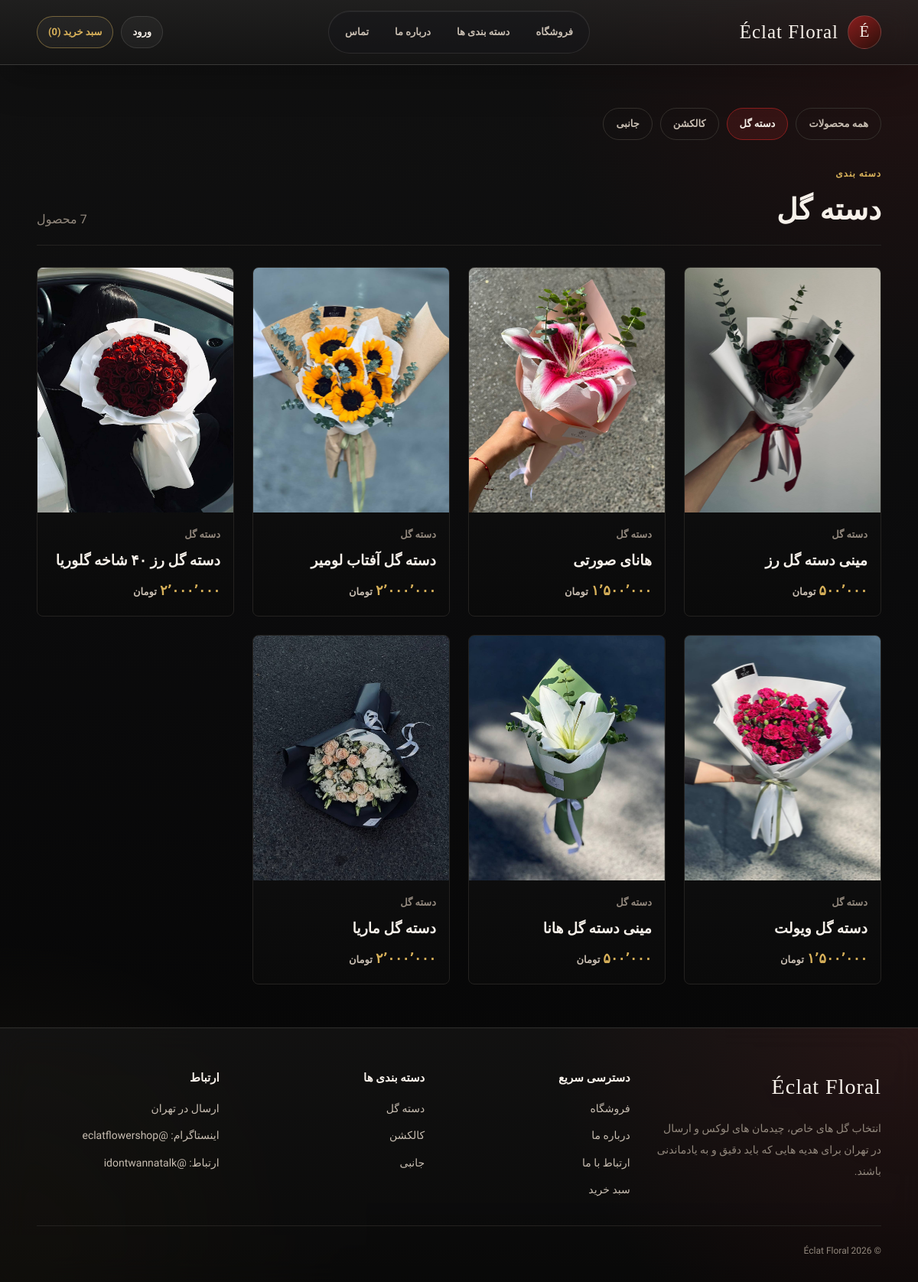
/category/Botanical/, run on the app's committed database.
### shop/models.py (models this page shows, shortened)
class Category(models.Model):
    name = models.CharField(max_length=200, verbose_name="نام دسته‌بندی")
    slug = models.SlugField(max_length=200, unique=True, verbose_name="آدرس کوتاه")
    parent = models.ForeignKey(
        'self',
        on_delete=models.CASCADE,
        null=True,
        blank=True,
        related_name='children',
        verbose_name="دسته‌بندی مادر",
    )
    class Meta:
        ordering = ['name']
        verbose_name = "دسته‌بندی"
        verbose_name_plural = "دسته‌بندی‌ها"
    def get_absolute_url(self):
        return reverse('shop:product_list_by_category', args=[self.slug])

class Product(models.Model):
    category = models.ForeignKey(Category, related_name='products', on_delete=models.CASCADE, verbose_name="دسته‌بندی")
    name = models.CharField(max_length=200, verbose_name="نام محصول")
    slug = models.SlugField(max_length=200, unique=True, verbose_name="آدرس کوتاه")
    description = models.TextField(blank=True, verbose_name="توضیحات")
    price = models.DecimalField(max_digits=10, decimal_places=2, verbose_name="قیمت")
    image = models.ImageField(upload_to='products/%Y/%m/%d', blank=True, verbose_name="عکس محصول")
    stock = models.PositiveIntegerField(verbose_name="موجودی انبار")
    available = models.BooleanField(default=True, verbose_name="قابل نمایش در سایت")
    created = models.DateTimeField(auto_now_add=True, verbose_name="تاریخ ایجاد")
    updated = models.DateTimeField(auto_now=True, verbose_name="آخرین ویرایش")
    class Meta:
        ordering = ('-created',)
        verbose_name = "محصول"
        verbose_name_plural = "محصولات"

### shop/views.py (the view)
# urls.py: path('', views.product_list, name='product_list'),
def product_list(request, category_slug=None):
    category = None
    products = Product.objects.filter(available=True)
    if category_slug:
        category = get_object_or_404(Category, slug=category_slug)
        products = products.filter(category=category)
    return render(request, 'shop/product_list.html', {
        'category': category,
        'products': products,
    })

### basket/context_processors.py (called while the page is built)
def basket(request):
    return {'basket': Basket(request)}

### cart/cart.py (called while the page is built)
    def __len__(self):
        return sum(item['quantity'] for item in self.cart.values())

### cart/context_processors.py (called while the page is built)
def cart(request):
    return {'cart': Cart(request)}

### shop/context_processors.py (called while the page is built)
def category_list(request):
    category_order = Case(
        When(name='دسته گل', then=Value(0)),
        When(name='کالکشن', then=Value(1)),
        When(name='جانبی', then=Value(2)),
        default=Value(3),
        output_field=IntegerField(),
    )
    categories = Category.objects.filter(parent__isnull=True).order_by(category_order, 'name')
    return {'categories': categories}

### shop/price_utils.py (called while the page is built)
def normalize_price(value):
    if value in (None, ''):
        return None
    try:
        decimal_value = Decimal(str(value).replace(',', '').replace('٬', '').strip())
    except (InvalidOperation, AttributeError, ValueError):
        return None
    return decimal_value

def format_price_value(value):
    normalized = normalize_price(value)
    if normalized is None:
        return ''
    sign = '-' if normalized < 0 else ''
    normalized = abs(normalized)
    integer_part = int(normalized)
    fraction_part = normalized - integer_part
    formatted = f'{integer_part:,}'.replace(',', PERSIAN_SEPARATOR)
    if fraction_part:
        fraction = format(fraction_part.normalize(), 'f').split('.', 1)[1]
        formatted = f'{formatted}{PERSIAN_DECIMAL_SEPARATOR}{fraction}'
    formatted = f'{sign}{formatted}'
    return formatted.translate(PERSIAN_DIGITS)

### shop/templatetags/price_filters.py (called while the page is built)
@register.filter
def format_price(value):
    return format_price_value(value)

### shop/Templates/Shop/product_list.html (shortened to what this page needs)
{% extends "shop/base.html" %}
{% load price_filters %}
{% block content %}
<div class="page-shell">
    <nav class="category-strip" aria-label="دسته بندی محصولات">
        <a class="category-chip {% if not category %}active{% endif %}" href="{% url 'shop:product_list' %}">همه محصولات</a>
        {% for item in categories %}
            <a class="category-chip {% if category.id == item.id %}active{% endif %}" href="{{ item.get_absolute_url }}">{{ item.name }}</a>
        {% endfor %}
    </nav>
    <section id="products">
        <div class="page-head">
            <div>
                <span class="eyebrow">{% if category %}دسته بندی{% else %}فروشگاه{% endif %}</span>
                <h2>{% if category %}{{ category.name }}{% else %}محصولات منتخب{% endif %}</h2>
            </div>
            <span class="muted">{{ products|length }} محصول</span>
        </div>
        <div class="product-grid">
            {% for product in products %}
                <article class="product-card">
                    <a href="{% url 'shop:product_detail' product.slug %}">
                        {% if product.image %}
                            <img src="{{ product.image.url }}" alt="{{ product.name }}" loading="{% if forloop.counter <= 4 %}eager{% else %}lazy{% endif %}">
                        {% else %}
                            <span class="product-image-placeholder" aria-hidden="true"></span>
                        {% endif %}
                        <div class="product-body">
                            <span class="product-category">{{ product.category.name }}</span>
                            <h3>{{ product.name }}</h3>
                            <p class="price"><span>{{ product.price|format_price }}</span><span class="price-currency">تومان</span></p>
                        </div>
                    </a>
                </article>
            {% empty %}
                <p class="empty-state">فعلا محصولی در این بخش نیست. از دسته بندی های دیگر دیدن کنید یا برای سفارش اختصاصی تماس بگیرید.</p>
            {% endfor %}
        </div>
    </section>
</div>
{% endblock %}

### shop/Templates/Shop/base.html (shortened to what this page needs)
<!DOCTYPE html>
<html lang="fa" dir="rtl">
<head>
</head>
<body>
    <header class="site-header">
        <div class="header-inner">
            <a class="brand-block" href="{% url 'shop:product_list' %}" aria-label="صفحه اصلی Éclat Floral">
                <span class="brand-mark" aria-hidden="true">É</span>
                <span>
                    <span class="logo">Éclat Floral</span>
                </span>
            </a>
            <nav class="main-nav" id="main-navigation" aria-label="منوی اصلی">
                <a class="nav-link" href="{% url 'shop:product_list' %}">فروشگاه</a>
                <div class="category-menu">
                    <button class="category-toggle" type="button" aria-haspopup="true" aria-expanded="false">دسته بندی ها</button>
                </div>
                <a class="nav-link" href="{% url 'shop:about' %}">درباره ما</a>
                <a class="nav-link" href="{% url 'shop:contact' %}">تماس</a>
            </nav>
            <div class="header-actions">
                {% if request.user.is_authenticated %}
                    <a class="header-pill" href="{% url 'accounts:profile' %}">حساب من</a>
                {% else %}
                    <a class="header-pill" href="{% url 'accounts:login' %}">ورود</a>
                {% endif %}
                <a class="header-pill cart-link" href="{% url 'cart:cart_detail' %}">سبد خرید ({{ cart|length }})</a>
            </div>
        </div>
    </header>
    <main>
        {% block content %}
        {% endblock %}
    </main>
    <footer class="site-footer">
        <div class="footer-inner">
            <section>
                <div class="footer-brand">Éclat Floral</div>
                <p class="footer-copy">انتخاب گل های خاص، چیدمان های لوکس و ارسال در تهران برای هدیه هایی که باید دقیق و به یادماندنی باشند.</p>
            </section>
            <section class="footer-col">
                <h3>دسترسی سریع</h3>
                <a href="{% url 'shop:product_list' %}">فروشگاه</a>
                <a href="{% url 'shop:about' %}">درباره ما</a>
                <a href="{% url 'shop:contact' %}">ارتباط با ما</a>
                <a href="{% url 'cart:cart_detail' %}">سبد خرید</a>
            </section>
            <section class="footer-col">
                <h3>دسته بندی ها</h3>
                {% for category in categories|slice:":4" %}
                    <a href="{{ category.get_absolute_url }}">{{ category.name }}</a>
                {% empty %}
                    <span>به زودی</span>
                {% endfor %}
            </section>
            <section class="footer-col">
                <h3>ارتباط</h3>
                <span>ارسال در تهران</span>
                <span>اینستاگرام: @eclatflowershop</span>
                <span>ارتباط: @idontwannatalk</span>
            </section>
        </div>
        <div class="footer-bottom">© 2026 Éclat Floral</div>
    </footer>
</body>
</html>

### shop/Templates/Shop/product_list.html (style rules this page uses)
.category-strip { display: flex; flex-wrap: wrap; gap: 10px; margin-bottom: 34px; }
.category-chip { display: inline-flex; align-items: center; justify-content: center; min-height: 42px; padding: 0 16px; border: 1px solid var(--border); border-radius: 999px; color: var(--muted); font-size: 13px; font-weight: 800; transition: border-color 0.2s ease, background-color 0.2s ease, color 0.2s ease; }
.category-chip:hover, .category-chip.active { border-color: var(--accent); color: var(--text); background: rgba(139, 30, 30, 0.24); }
.product-grid { display: grid; grid-template-columns: repeat(auto-fit, minmax(230px, 1fr)); gap: 24px; }
.product-card { border: 1px solid var(--border-soft); border-radius: var(--radius); background: linear-gradient(180deg, var(--surface) 0%, #0a0a0a 100%); overflow: hidden; transition: border-color 0.2s ease, transform 0.2s ease, box-shadow 0.2s ease; }
.product-card a { display: grid; height: 100%; grid-template-rows: auto 1fr; }
.product-card img, .product-image-placeholder { width: 100%; aspect-ratio: 4 / 5; object-fit: cover; background: var(--surface-soft); transition: transform 0.45s ease, filter 0.45s ease; }
.product-body { display: grid; gap: 8px; padding: 17px; }
.product-body h3 { margin: 0; font-size: 19px; font-weight: 800; line-height: 1.55; }
.product-category { color: var(--muted-soft); font-size: 13px; font-weight: 700; }
.price { margin: 0; color: var(--gold); font-size: 18px; font-weight: 900; white-space: nowrap; direction: rtl; }
.price-currency { margin-right: 4px; color: var(--muted); font-size: 13px; font-weight: 700; }

### data on the page
Category: name "دسته گل"
Category: name "کالکشن"
Category: name "جانبی"
Product: image (picture), category.name "دسته گل", name "مینی دسته گل رز", price "۵۰۰٬۰۰۰"
Product: image (picture), category.name "دسته گل", name "هانای صورتی", price "۱٬۵۰۰٬۰۰۰"
Product: image (picture), category.name "دسته گل", name "دسته گل آفتاب لومیر", price "۲٬۰۰۰٬۰۰۰"
Product: image (picture), category.name "دسته گل", name "دسته گل رز ۴۰ شاخه گلوریا", price "۲٬۰۰۰٬۰۰۰"
Product: image (picture), category.name "دسته گل", name "دسته گل ویولت", price "۱٬۵۰۰٬۰۰۰"
Product: image (picture), category.name "دسته گل", name "مینی دسته گل هانا", price "۵۰۰٬۰۰۰"
Product: image (picture), category.name "دسته گل", name "دسته گل ماریا", price "۲٬۰۰۰٬۰۰۰"

### other printed values
{{ cart|length }} "0"
